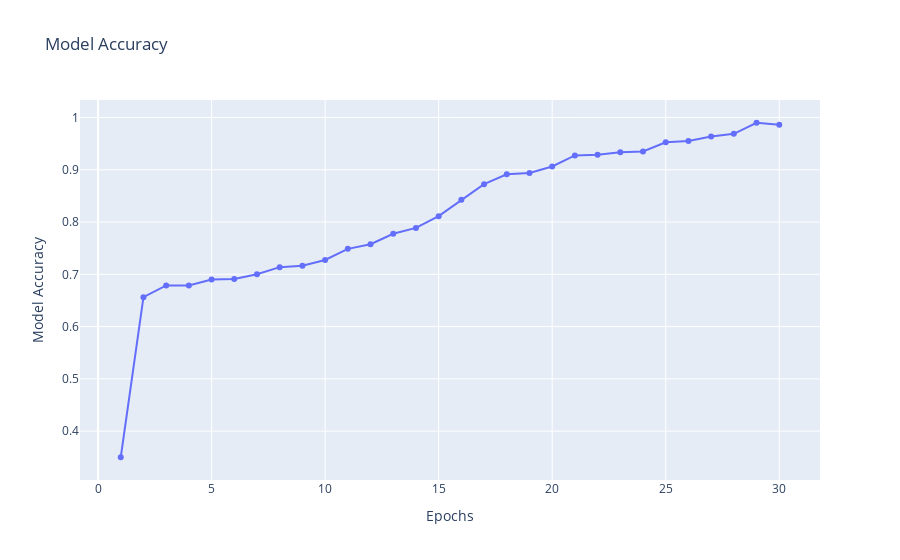

Notebook code cell kept with this figure:
### Code cell
# Plot for accuracy
fig = go.Figure()

fig.add_trace(go.Scatter(x=list(range(1, epochs+1)),
                         y=train_acc_history,
                         mode='lines+markers',
                         name='Train Accuracy'))

fig.update_layout(title="Model Accuracy",
                  xaxis_title="Epochs",
                  yaxis_title="Model Accuracy")
fig.show()

### Figure 1 — Plotly figure (JSON) as saved in the notebook; plotly's stock layout.template omitted (floating-point values rounded to 4 significant figures)
{"data": [{"mode": "lines+markers", "name": "Train Accuracy", "type": "scatter", "x": [1, 2, 3, 4, 5, 6, 7, 8, 9, 10, 11, 12, 13, 14, 15, 16, 17, 18, 19, 20, 21, 22, 23, 24, 25, 26, 27, 28, 29, 30], "y": [0.35, 0.6562, 0.6787, 0.6787, 0.69, 0.6913, 0.7, 0.7138, 0.7163, 0.7275, 0.7487, 0.7575, 0.7775, 0.7887, 0.8112, 0.8425, 0.8725, 0.8913, 0.8938, 0.9062, 0.9275, 0.9287, 0.9337, 0.935, 0.9525, 0.955, 0.9638, 0.9688, 0.99, 0.9862]}], "layout": {"title": {"text": "Model Accuracy"}, "xaxis": {"title": {"text": "Epochs"}}, "yaxis": {"title": {"text": "Model Accuracy"}}}}
